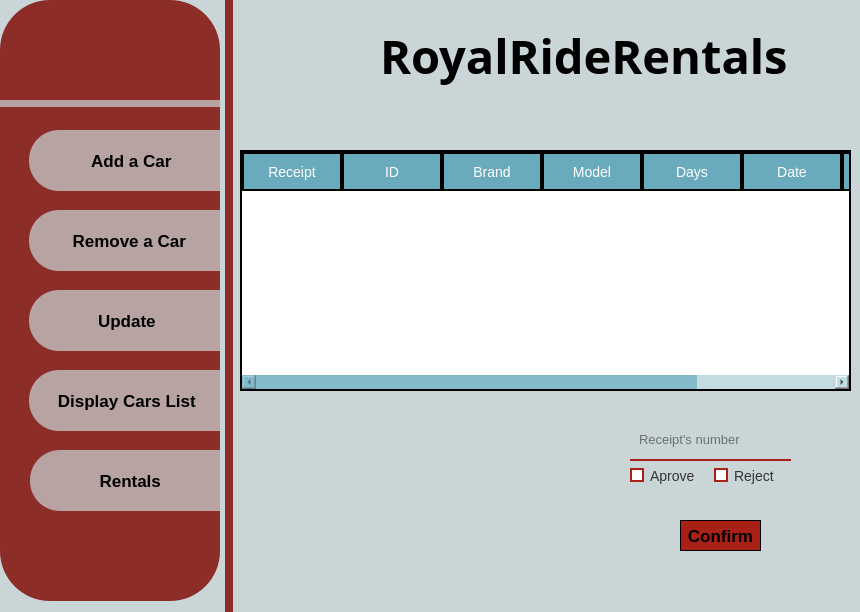
<?xml version="1.0" encoding="UTF-8"?>
<ui version="4.0">
 <class>Dialog</class>
 <widget class="QDialog" name="Dialog">
  <property name="geometry">
   <rect>
    <x>0</x>
    <y>0</y>
    <width>860</width>
    <height>612</height>
   </rect>
  </property>
  <property name="windowTitle">
   <string>Dialog</string>
  </property>
  <property name="styleSheet">
   <string notr="true"/>
  </property>
  <widget class="QLabel" name="label">
   <property name="geometry">
    <rect>
     <x>-40</x>
     <y>-10</y>
     <width>900</width>
     <height>631</height>
    </rect>
   </property>
   <property name="styleSheet">
    <string notr="true">background-color:rgb(202, 213, 215);</string>
   </property>
   <property name="text">
    <string/>
   </property>
  </widget>
  <widget class="QLabel" name="label_2">
   <property name="geometry">
    <rect>
     <x>0</x>
     <y>0</y>
     <width>220</width>
     <height>601</height>
    </rect>
   </property>
   <property name="styleSheet">
    <string notr="true">background-color:rgba(133, 26, 20,0.9);
border-top-left-radius :50px;
border-top-right-radius :50px;
border-bottom-left-radius :50px;
border-bottom-right-radius :50px;</string>
   </property>
   <property name="text">
    <string/>
   </property>
  </widget>
  <widget class="QLabel" name="label_3">
   <property name="geometry">
    <rect>
     <x>225</x>
     <y>-15</y>
     <width>8</width>
     <height>821</height>
    </rect>
   </property>
   <property name="styleSheet">
    <string notr="true">background-color:rgba(133, 26, 20,0.9);
border-top-left-radius :50px;
border-top-right-radius :50px;
border-bottom-left-radius :50px;
border-bottom-right-radius :50px;</string>
   </property>
   <property name="text">
    <string/>
   </property>
  </widget>
  <widget class="QLabel" name="label_4">
   <property name="geometry">
    <rect>
     <x>0</x>
     <y>100</y>
     <width>221</width>
     <height>7</height>
    </rect>
   </property>
   <property name="styleSheet">
    <string notr="true">background-color:rgba(202, 213, 215,0.7);</string>
   </property>
   <property name="text">
    <string/>
   </property>
  </widget>
  <widget class="QLabel" name="label_5">
   <property name="geometry">
    <rect>
     <x>60</x>
     <y>10</y>
     <width>81</width>
     <height>81</height>
    </rect>
   </property>
   <property name="styleSheet">
    <string notr="true">border-image:url(images/myicon.png);</string>
   </property>
   <property name="text">
    <string/>
   </property>
  </widget>
  <widget class="QLabel" name="label_6">
   <property name="geometry">
    <rect>
     <x>380</x>
     <y>20</y>
     <width>481</width>
     <height>71</height>
    </rect>
   </property>
   <property name="font">
    <font>
     <family>Upbolters New</family>
     <pointsize>35</pointsize>
     <bold>true</bold>
    </font>
   </property>
   <property name="text">
    <string>RoyalRideRentals</string>
   </property>
  </widget>
  <widget class="QPushButton" name="pushButton_rm">
   <property name="geometry">
    <rect>
     <x>29</x>
     <y>210</y>
     <width>191</width>
     <height>61</height>
    </rect>
   </property>
   <property name="font">
    <font>
     <pointsize>13</pointsize>
     <bold>true</bold>
    </font>
   </property>
   <property name="styleSheet">
    <string notr="true">QPushButton#pushButton_rm{
background-color:rgba(202, 213, 215,0.7);
border-bottom-left-radius:30px;
border-top-left-radius:30px;

}
QPushButton#pushButton_rm:hover{
	background-color: 	rgba(202, 213, 215,1);
}

QPushButton#pushButton_rm:pressed{
	padding-left:5px;
	padding-top:5px;
}


</string>
   </property>
   <property name="text">
    <string>  Remove a Car</string>
   </property>
   <property name="icon">
    <iconset>
     <normaloff>../../Downloads/bin.png</normaloff>../../Downloads/bin.png</iconset>
   </property>
   <property name="iconSize">
    <size>
     <width>30</width>
     <height>30</height>
    </size>
   </property>
  </widget>
  <widget class="QPushButton" name="pushButton_add">
   <property name="geometry">
    <rect>
     <x>29</x>
     <y>130</y>
     <width>191</width>
     <height>61</height>
    </rect>
   </property>
   <property name="font">
    <font>
     <pointsize>13</pointsize>
     <bold>true</bold>
    </font>
   </property>
   <property name="styleSheet">
    <string notr="true">QPushButton#pushButton_add{
background-color:rgba(202, 213, 215,0.7);
border-bottom-left-radius:30px;
border-top-left-radius:30px;

}
QPushButton#pushButton_add:hover{
	background-color: 	rgba(202, 213, 215,1);
}

QPushButton#pushButton_add:pressed{
	padding-left:5px;
	padding-top:5px;
}


</string>
   </property>
   <property name="text">
    <string>   Add a Car</string>
   </property>
   <property name="icon">
    <iconset>
     <normaloff>../../Downloads/sports-car.png</normaloff>../../Downloads/sports-car.png</iconset>
   </property>
   <property name="iconSize">
    <size>
     <width>30</width>
     <height>30</height>
    </size>
   </property>
  </widget>
  <widget class="QPushButton" name="pushButton_up">
   <property name="geometry">
    <rect>
     <x>29</x>
     <y>290</y>
     <width>191</width>
     <height>61</height>
    </rect>
   </property>
   <property name="font">
    <font>
     <pointsize>13</pointsize>
     <bold>true</bold>
    </font>
   </property>
   <property name="styleSheet">
    <string notr="true">QPushButton#pushButton_up{
background-color:rgba(202, 213, 215,0.7);
border-bottom-left-radius:30px;
border-top-left-radius:30px;

}
QPushButton#pushButton_up:hover{
	background-color: 	rgba(202, 213, 215,1);
}

QPushButton#pushButton_up:pressed{
	padding-left:5px;
	padding-top:5px;
}


</string>
   </property>
   <property name="text">
    <string>  Update </string>
   </property>
   <property name="icon">
    <iconset>
     <normaloff>../../Downloads/refresh.png</normaloff>../../Downloads/refresh.png</iconset>
   </property>
   <property name="iconSize">
    <size>
     <width>30</width>
     <height>30</height>
    </size>
   </property>
  </widget>
  <widget class="QPushButton" name="pushButton_di">
   <property name="geometry">
    <rect>
     <x>29</x>
     <y>370</y>
     <width>191</width>
     <height>61</height>
    </rect>
   </property>
   <property name="font">
    <font>
     <pointsize>13</pointsize>
     <bold>true</bold>
    </font>
   </property>
   <property name="styleSheet">
    <string notr="true">QPushButton#pushButton_di{
background-color:rgba(202, 213, 215,0.7);
border-bottom-left-radius:30px;
border-top-left-radius:30px;

}
QPushButton#pushButton_di:hover{
	background-color: 	rgba(202, 213, 215,1);
}

QPushButton#pushButton_di:pressed{
	padding-left:5px;
	padding-top:5px;
}


</string>
   </property>
   <property name="text">
    <string> Display Cars List</string>
   </property>
   <property name="icon">
    <iconset>
     <normaloff>../../Downloads/category.png</normaloff>../../Downloads/category.png</iconset>
   </property>
   <property name="iconSize">
    <size>
     <width>30</width>
     <height>30</height>
    </size>
   </property>
  </widget>
  <widget class="QStackedWidget" name="stackedWidget">
   <property name="geometry">
    <rect>
     <x>240</x>
     <y>110</y>
     <width>611</width>
     <height>471</height>
    </rect>
   </property>
   <property name="currentIndex">
    <number>4</number>
   </property>
   <widget class="QWidget" name="page">
    <widget class="QLineEdit" name="lineEdit">
     <property name="geometry">
      <rect>
       <x>140</x>
       <y>60</y>
       <width>291</width>
       <height>41</height>
      </rect>
     </property>
     <property name="font">
      <font>
       <pointsize>10</pointsize>
      </font>
     </property>
     <property name="styleSheet">
      <string notr="true">background-color:rgba(0,0,0,0);
border: none;
border-bottom:2px solid #A92016;
color:rgba(0,0,0,240);
padding:7px;</string>
     </property>
     <property name="placeholderText">
      <string>Brand</string>
     </property>
    </widget>
    <widget class="QLineEdit" name="lineEdit_2">
     <property name="geometry">
      <rect>
       <x>140</x>
       <y>180</y>
       <width>291</width>
       <height>41</height>
      </rect>
     </property>
     <property name="font">
      <font>
       <pointsize>10</pointsize>
      </font>
     </property>
     <property name="styleSheet">
      <string notr="true">background-color:rgba(0,0,0,0);
border: none;
border-bottom:2px solid #A92016;
color:rgba(0,0,0,240);
padding:7px;</string>
     </property>
     <property name="placeholderText">
      <string>Fuel type</string>
     </property>
    </widget>
    <widget class="QLineEdit" name="lineEdit_3">
     <property name="geometry">
      <rect>
       <x>140</x>
       <y>140</y>
       <width>291</width>
       <height>41</height>
      </rect>
     </property>
     <property name="font">
      <font>
       <pointsize>10</pointsize>
      </font>
     </property>
     <property name="styleSheet">
      <string notr="true">background-color:rgba(0,0,0,0);
border: none;
border-bottom:2px solid #A92016;
color:rgba(0,0,0,240);
padding:7px;</string>
     </property>
     <property name="text">
      <string/>
     </property>
     <property name="placeholderText">
      <string>Year of manifacture</string>
     </property>
    </widget>
    <widget class="QLineEdit" name="lineEdit_4">
     <property name="geometry">
      <rect>
       <x>140</x>
       <y>100</y>
       <width>291</width>
       <height>41</height>
      </rect>
     </property>
     <property name="font">
      <font>
       <pointsize>10</pointsize>
      </font>
     </property>
     <property name="styleSheet">
      <string notr="true">background-color:rgba(0,0,0,0);
border: none;
border-bottom:2px solid #A92016;
color:rgba(0,0,0,240);
padding:7px;</string>
     </property>
     <property name="text">
      <string/>
     </property>
     <property name="placeholderText">
      <string>Model</string>
     </property>
    </widget>
    <widget class="QLineEdit" name="lineEdit_5">
     <property name="geometry">
      <rect>
       <x>140</x>
       <y>220</y>
       <width>291</width>
       <height>41</height>
      </rect>
     </property>
     <property name="font">
      <font>
       <pointsize>10</pointsize>
      </font>
     </property>
     <property name="styleSheet">
      <string notr="true">background-color:rgba(0,0,0,0);
border: none;
border-bottom:2px solid #A92016;
color:rgba(0,0,0,240);
padding:7px;</string>
     </property>
     <property name="placeholderText">
      <string>Price</string>
     </property>
    </widget>
    <widget class="QPushButton" name="pushButton_addc">
     <property name="geometry">
      <rect>
       <x>310</x>
       <y>320</y>
       <width>121</width>
       <height>31</height>
      </rect>
     </property>
     <property name="font">
      <font>
       <pointsize>13</pointsize>
       <bold>true</bold>
      </font>
     </property>
     <property name="styleSheet">
      <string notr="true">QPushButton#pushButton_addc{
background-color:#A92016;
border-radius:15px;
 border: 1px solid black;

}
QPushButton#pushButton_addc:hover{
	background-color: #B1BABF;
}

QPushButton#pushButton_addc:pressed{
	padding-left:5px;
	padding-top:5px;
}


</string>
     </property>
     <property name="text">
      <string>   Confirm </string>
     </property>
     <property name="iconSize">
      <size>
       <width>30</width>
       <height>30</height>
      </size>
     </property>
    </widget>
    <widget class="QLabel" name="label_7">
     <property name="geometry">
      <rect>
       <x>150</x>
       <y>280</y>
       <width>81</width>
       <height>16</height>
      </rect>
     </property>
     <property name="styleSheet">
      <string notr="true">color :	#808080;</string>
     </property>
     <property name="text">
      <string>Transmission</string>
     </property>
    </widget>
    <widget class="QWidget" name="horizontalLayoutWidget">
     <property name="geometry">
      <rect>
       <x>230</x>
       <y>261</y>
       <width>171</width>
       <height>51</height>
      </rect>
     </property>
     <layout class="QHBoxLayout" name="horizontalLayout">
      <item>
       <widget class="QRadioButton" name="radioButton">
        <property name="styleSheet">
         <string notr="true">QRadioButton {
    color: #333; /* text color */
    font-size: 14px; /* font size */
}

QRadioButton::indicator {
    background-color: #fff; /* background color of the indicator */
    border-radius: 50%; /* make the indicator round */
    border: 2px solid #A92016; /* border color for unchecked radio button */
}

QRadioButton::indicator:unchecked {
    border-color: #A92016; /* border color for unchecked radio button */
}

QRadioButton::indicator:checked {
    background-color: #A92016; /* background color for checked radio button */
    border-color: #A92016; /* border color for checked radio button */
}
</string>
        </property>
        <property name="text">
         <string>Automatic</string>
        </property>
       </widget>
      </item>
      <item>
       <widget class="QRadioButton" name="radioButton_2">
        <property name="styleSheet">
         <string notr="true">QRadioButton {
    color: #333; /* text color */
    font-size: 14px; /* font size */
}

QRadioButton::indicator {
    background-color: #fff; /* background color of the indicator */
    border-radius: 50%; /* make the indicator round */
    border: 2px solid #A92016; /* border color for unchecked radio button */
}

QRadioButton::indicator:unchecked {
    border-color: #A92016; /* border color for unchecked radio button */
}

QRadioButton::indicator:checked {
    background-color: #A92016; /* background color for checked radio button */
    border-color: #A92016; /* border color for checked radio button */
}
</string>
        </property>
        <property name="text">
         <string>Manual</string>
        </property>
       </widget>
      </item>
     </layout>
    </widget>
    <widget class="QLabel" name="label002">
     <property name="geometry">
      <rect>
       <x>330</x>
       <y>300</y>
       <width>101</width>
       <height>20</height>
      </rect>
     </property>
     <property name="font">
      <font>
       <pointsize>7</pointsize>
       <bold>true</bold>
      </font>
     </property>
     <property name="styleSheet">
      <string notr="true">color: #AE1E1D;</string>
     </property>
     <property name="text">
      <string/>
     </property>
    </widget>
   </widget>
   <widget class="QWidget" name="page_2">
    <widget class="QLineEdit" name="lineEdit_6">
     <property name="geometry">
      <rect>
       <x>150</x>
       <y>140</y>
       <width>291</width>
       <height>41</height>
      </rect>
     </property>
     <property name="font">
      <font>
       <pointsize>10</pointsize>
      </font>
     </property>
     <property name="styleSheet">
      <string notr="true">background-color:rgba(0,0,0,0);
border: none;
border-bottom:2px solid #A92016;
color:rgba(0,0,0,240);
padding:7px;</string>
     </property>
     <property name="text">
      <string/>
     </property>
     <property name="placeholderText">
      <string>Car's ID</string>
     </property>
    </widget>
    <widget class="QPushButton" name="pushButton_r">
     <property name="geometry">
      <rect>
       <x>360</x>
       <y>220</y>
       <width>121</width>
       <height>31</height>
      </rect>
     </property>
     <property name="font">
      <font>
       <pointsize>13</pointsize>
       <bold>true</bold>
      </font>
     </property>
     <property name="styleSheet">
      <string notr="true">QPushButton#pushButton_r{
background-color:#A92016;
border-radius:15px;
 border: 1px solid black;

}
QPushButton#pushButton_r:hover{
	background-color: #B1BABF;
}

QPushButton#pushButton_rc:pressed{
	padding-left:5px;
	padding-top:5px;
}


</string>
     </property>
     <property name="text">
      <string>   Confirm </string>
     </property>
     <property name="iconSize">
      <size>
       <width>30</width>
       <height>30</height>
      </size>
     </property>
    </widget>
    <widget class="QLabel" name="label003">
     <property name="geometry">
      <rect>
       <x>250</x>
       <y>190</y>
       <width>191</width>
       <height>20</height>
      </rect>
     </property>
     <property name="font">
      <font>
       <pointsize>7</pointsize>
       <bold>true</bold>
      </font>
     </property>
     <property name="styleSheet">
      <string notr="true">color: #AE1E1D;</string>
     </property>
     <property name="text">
      <string/>
     </property>
    </widget>
   </widget>
   <widget class="QWidget" name="page_3">
    <widget class="QLineEdit" name="lineEdit_7">
     <property name="geometry">
      <rect>
       <x>160</x>
       <y>70</y>
       <width>161</width>
       <height>41</height>
      </rect>
     </property>
     <property name="font">
      <font>
       <pointsize>10</pointsize>
      </font>
     </property>
     <property name="styleSheet">
      <string notr="true">background-color:rgba(0,0,0,0);
border: none;
border-bottom:2px solid #A92016;
color:rgba(0,0,0,240);
padding:7px;</string>
     </property>
     <property name="placeholderText">
      <string>Car's ID</string>
     </property>
    </widget>
    <widget class="QLineEdit" name="lineEdit_8">
     <property name="geometry">
      <rect>
       <x>160</x>
       <y>110</y>
       <width>291</width>
       <height>41</height>
      </rect>
     </property>
     <property name="font">
      <font>
       <pointsize>10</pointsize>
      </font>
     </property>
     <property name="styleSheet">
      <string notr="true">background-color:rgba(0,0,0,0);
border: none;
border-bottom:2px solid #A92016;
color:rgba(0,0,0,240);
padding:7px;</string>
     </property>
     <property name="placeholderText">
      <string>Brand</string>
     </property>
    </widget>
    <widget class="QLineEdit" name="lineEdit_9">
     <property name="geometry">
      <rect>
       <x>160</x>
       <y>190</y>
       <width>291</width>
       <height>41</height>
      </rect>
     </property>
     <property name="font">
      <font>
       <pointsize>10</pointsize>
      </font>
     </property>
     <property name="styleSheet">
      <string notr="true">background-color:rgba(0,0,0,0);
border: none;
border-bottom:2px solid #A92016;
color:rgba(0,0,0,240);
padding:7px;</string>
     </property>
     <property name="placeholderText">
      <string>Year of manifacture</string>
     </property>
    </widget>
    <widget class="QLineEdit" name="lineEdit_10">
     <property name="geometry">
      <rect>
       <x>160</x>
       <y>150</y>
       <width>291</width>
       <height>41</height>
      </rect>
     </property>
     <property name="font">
      <font>
       <pointsize>10</pointsize>
      </font>
     </property>
     <property name="styleSheet">
      <string notr="true">background-color:rgba(0,0,0,0);
border: none;
border-bottom:2px solid #A92016;
color:rgba(0,0,0,240);
padding:7px;</string>
     </property>
     <property name="placeholderText">
      <string>Model</string>
     </property>
    </widget>
    <widget class="QLineEdit" name="lineEdit_11">
     <property name="geometry">
      <rect>
       <x>160</x>
       <y>230</y>
       <width>291</width>
       <height>41</height>
      </rect>
     </property>
     <property name="font">
      <font>
       <pointsize>10</pointsize>
      </font>
     </property>
     <property name="styleSheet">
      <string notr="true">background-color:rgba(0,0,0,0);
border: none;
border-bottom:2px solid #A92016;
color:rgba(0,0,0,240);
padding:7px;</string>
     </property>
     <property name="placeholderText">
      <string>Fuel type</string>
     </property>
    </widget>
    <widget class="QLineEdit" name="lineEdit_12">
     <property name="geometry">
      <rect>
       <x>160</x>
       <y>270</y>
       <width>291</width>
       <height>41</height>
      </rect>
     </property>
     <property name="font">
      <font>
       <pointsize>10</pointsize>
      </font>
     </property>
     <property name="styleSheet">
      <string notr="true">background-color:rgba(0,0,0,0);
border: none;
border-bottom:2px solid #A92016;
color:rgba(0,0,0,240);
padding:7px;</string>
     </property>
     <property name="placeholderText">
      <string>Price</string>
     </property>
    </widget>
    <widget class="QPushButton" name="pushButton_u">
     <property name="geometry">
      <rect>
       <x>340</x>
       <y>370</y>
       <width>121</width>
       <height>31</height>
      </rect>
     </property>
     <property name="font">
      <font>
       <pointsize>13</pointsize>
       <bold>true</bold>
      </font>
     </property>
     <property name="styleSheet">
      <string notr="true">QPushButton#pushButton_u{
background-color:#A92016;
border-radius:15px;
 border: 1px solid black;

}
QPushButton#pushButton_u:hover{
	background-color: #B1BABF;
}

QPushButton#pushButton_u:pressed{
	padding-left:5px;
	padding-top:5px;
}


</string>
     </property>
     <property name="text">
      <string>   Confirm </string>
     </property>
     <property name="iconSize">
      <size>
       <width>30</width>
       <height>30</height>
      </size>
     </property>
    </widget>
    <widget class="QPushButton" name="pushButton_p">
     <property name="geometry">
      <rect>
       <x>340</x>
       <y>80</y>
       <width>71</width>
       <height>31</height>
      </rect>
     </property>
     <property name="font">
      <font>
       <pointsize>13</pointsize>
       <bold>true</bold>
      </font>
     </property>
     <property name="styleSheet">
      <string notr="true">QPushButton#pushButton_p{
background-color:#A92016;

 border: 1px solid black;

}

QPushButton#pushButton_p:pressed{
	padding-left:5px;
	padding-top:5px;
}


</string>
     </property>
     <property name="text">
      <string> Search </string>
     </property>
     <property name="iconSize">
      <size>
       <width>30</width>
       <height>30</height>
      </size>
     </property>
    </widget>
    <widget class="QWidget" name="horizontalLayoutWidget_2">
     <property name="geometry">
      <rect>
       <x>270</x>
       <y>310</y>
       <width>191</width>
       <height>51</height>
      </rect>
     </property>
     <layout class="QHBoxLayout" name="horizontalLayout_2">
      <item>
       <widget class="QRadioButton" name="radioButton_3">
        <property name="styleSheet">
         <string notr="true">QRadioButton {
    color: #333; /* text color */
    font-size: 14px; /* font size */
}

QRadioButton::indicator {
    background-color: #fff; /* background color of the indicator */
    border-radius: 50%; /* make the indicator round */
    border: 2px solid #A92016; /* border color for unchecked radio button */
}

QRadioButton::indicator:unchecked {
    border-color: #A92016; /* border color for unchecked radio button */
}

QRadioButton::indicator:checked {
    background-color: #A92016; /* background color for checked radio button */
    border-color: #A92016; /* border color for checked radio button */
}
</string>
        </property>
        <property name="text">
         <string>Automatic</string>
        </property>
       </widget>
      </item>
      <item>
       <widget class="QRadioButton" name="radioButton_4">
        <property name="styleSheet">
         <string notr="true">QRadioButton {
    color: #333; /* text color */
    font-size: 14px; /* font size */
}

QRadioButton::indicator {
    background-color: #fff; /* background color of the indicator */
    border-radius: 50%; /* make the indicator round */
    border: 2px solid #A92016; /* border color for unchecked radio button */
}

QRadioButton::indicator:unchecked {
    border-color: #A92016; /* border color for unchecked radio button */
}

QRadioButton::indicator:checked {
    background-color: #A92016; /* background color for checked radio button */
    border-color: #A92016; /* border color for checked radio button */
}
</string>
        </property>
        <property name="text">
         <string>Manual</string>
        </property>
       </widget>
      </item>
     </layout>
    </widget>
    <widget class="QLabel" name="label_8">
     <property name="geometry">
      <rect>
       <x>170</x>
       <y>330</y>
       <width>81</width>
       <height>16</height>
      </rect>
     </property>
     <property name="styleSheet">
      <string notr="true">color :	#808080;</string>
     </property>
     <property name="text">
      <string>Transmission</string>
     </property>
    </widget>
   </widget>
   <widget class="QWidget" name="page_4">
    <widget class="QTableWidget" name="tableWidget">
     <property name="geometry">
      <rect>
       <x>10</x>
       <y>50</y>
       <width>591</width>
       <height>391</height>
      </rect>
     </property>
     <property name="styleSheet">
      <string notr="true">QTableView {
    color: black;
    gridline-color: black;
    border-color: rgb(242, 128, 133);
 selection-background-color: rgba(242, 128, 133,0.6);
    font: 10px;
    text-align: center;
 border: 2px solid;

    font-weight: bold;
}
QHeaderView::section {
    background-color: rgba(71, 153, 176,0.8);
    color: white;
    height: 35px;
 border: 2px solid;
    font: 14px;
}
QTableWidget::item {
    text-align: center;
    color: black;
    font-weight: bold;
}



QTableView::item:focus{
    border: 2px solid rgb(242, 128, 133);
    background-color: rgba(255, 254, 229,0.4);
}
QScrollBar:vertical {
    background: rgb(188, 224, 235);
}
 QScrollBar::handle:vertical {
    background: rgba(71, 153, 176,0.5);
 }
QScrollBar:horizontal {
    background: rgba(188, 224, 235,0.5);
}
 QScrollBar::handle:horizontal {
    background: rgba(71, 153, 176,0.5);
 }





</string>
     </property>
     <column>
      <property name="text">
       <string>ID</string>
      </property>
     </column>
     <column>
      <property name="text">
       <string>Brand</string>
      </property>
     </column>
     <column>
      <property name="text">
       <string>Model</string>
      </property>
     </column>
     <column>
      <property name="text">
       <string>Year</string>
      </property>
     </column>
     <column>
      <property name="text">
       <string>Fuel</string>
      </property>
     </column>
     <column>
      <property name="text">
       <string>Price</string>
      </property>
     </column>
     <column>
      <property name="text">
       <string>Availability</string>
      </property>
     </column>
     <column>
      <property name="text">
       <string>Transmission</string>
      </property>
     </column>
     <column>
      <property name="text">
       <string>Image</string>
      </property>
     </column>
    </widget>
   </widget>
   <widget class="QWidget" name="page_5">
    <widget class="QTableWidget" name="tableWidget_tr">
     <property name="geometry">
      <rect>
       <x>0</x>
       <y>40</y>
       <width>611</width>
       <height>241</height>
      </rect>
     </property>
     <property name="styleSheet">
      <string notr="true">QTableView {
    color: black;
    gridline-color: black;
    border-color: rgb(242, 128, 133);
 selection-background-color: rgba(242, 128, 133,0.6);
    font: 10px;
    text-align: center;
 border: 2px solid;

    font-weight: bold;
}
QHeaderView::section {
    background-color: rgba(71, 153, 176,0.8);
    color: white;
    height: 35px;
 border: 2px solid;
    font: 14px;
}
QTableWidget::item {
    text-align: center;
    color: black;
    font-weight: bold;
}



QTableView::item:focus{
    border: 2px solid rgb(242, 128, 133);
    background-color: rgba(255, 254, 229,0.4);
}
QScrollBar:vertical {
    background: rgb(188, 224, 235);
}
 QScrollBar::handle:vertical {
    background: rgba(71, 153, 176,0.5);
 }
QScrollBar:horizontal {
    background: rgba(188, 224, 235,0.5);
}
 QScrollBar::handle:horizontal {
    background: rgba(71, 153, 176,0.5);
 }





</string>
     </property>
     <column>
      <property name="text">
       <string>Receipt</string>
      </property>
     </column>
     <column>
      <property name="text">
       <string>ID</string>
      </property>
     </column>
     <column>
      <property name="text">
       <string>Brand</string>
      </property>
     </column>
     <column>
      <property name="text">
       <string>Model</string>
      </property>
     </column>
     <column>
      <property name="text">
       <string>Days</string>
      </property>
     </column>
     <column>
      <property name="text">
       <string>Date</string>
      </property>
     </column>
     <column>
      <property name="text">
       <string>Price</string>
      </property>
     </column>
     <column>
      <property name="text">
       <string>Status</string>
      </property>
     </column>
    </widget>
    <widget class="QLineEdit" name="lineEdit_tr">
     <property name="geometry">
      <rect>
       <x>390</x>
       <y>310</y>
       <width>161</width>
       <height>41</height>
      </rect>
     </property>
     <property name="font">
      <font>
       <pointsize>10</pointsize>
      </font>
     </property>
     <property name="styleSheet">
      <string notr="true">background-color:rgba(0,0,0,0);
border: none;
border-bottom:2px solid #A92016;
color:rgba(0,0,0,240);
padding:7px;</string>
     </property>
     <property name="placeholderText">
      <string>Receipt's number</string>
     </property>
    </widget>
    <widget class="QWidget" name="horizontalLayoutWidget_3">
     <property name="geometry">
      <rect>
       <x>390</x>
       <y>350</y>
       <width>161</width>
       <height>31</height>
      </rect>
     </property>
     <layout class="QHBoxLayout" name="horizontalLayout_3">
      <item>
       <widget class="QRadioButton" name="radioButton_tr1">
        <property name="styleSheet">
         <string notr="true">QRadioButton {
    color: #333; /* text color */
    font-size: 14px; /* font size */
}

QRadioButton::indicator {
    background-color: #fff; /* background color of the indicator */
    border-radius: 50%; /* make the indicator round */
    border: 2px solid #A92016; /* border color for unchecked radio button */
}

QRadioButton::indicator:unchecked {
    border-color: #A92016; /* border color for unchecked radio button */
}

QRadioButton::indicator:checked {
    background-color: #A92016; /* background color for checked radio button */
    border-color: #A92016; /* border color for checked radio button */
}
</string>
        </property>
        <property name="text">
         <string>Aprove</string>
        </property>
       </widget>
      </item>
      <item>
       <widget class="QRadioButton" name="radioButton_tr2">
        <property name="styleSheet">
         <string notr="true">QRadioButton {
    color: #333; /* text color */
    font-size: 14px; /* font size */
}

QRadioButton::indicator {
    background-color: #fff; /* background color of the indicator */
    border-radius: 50%; /* make the indicator round */
    border: 2px solid #A92016; /* border color for unchecked radio button */
}

QRadioButton::indicator:unchecked {
    border-color: #A92016; /* border color for unchecked radio button */
}

QRadioButton::indicator:checked {
    background-color: #A92016; /* background color for checked radio button */
    border-color: #A92016; /* border color for checked radio button */
}
</string>
        </property>
        <property name="text">
         <string>Reject</string>
        </property>
       </widget>
      </item>
     </layout>
    </widget>
    <widget class="QPushButton" name="pushButton_tra">
     <property name="geometry">
      <rect>
       <x>440</x>
       <y>410</y>
       <width>81</width>
       <height>31</height>
      </rect>
     </property>
     <property name="font">
      <font>
       <pointsize>13</pointsize>
       <bold>true</bold>
      </font>
     </property>
     <property name="styleSheet">
      <string notr="true">QPushButton#pushButton_tra{
background-color:#A92016;

 border: 1px solid black;

}

QPushButton#pushButton_tra:pressed{
	padding-left:5px;
	padding-top:5px;
}


</string>
     </property>
     <property name="text">
      <string> Confirm </string>
     </property>
     <property name="iconSize">
      <size>
       <width>30</width>
       <height>30</height>
      </size>
     </property>
    </widget>
    <widget class="QLabel" name="label_err">
     <property name="geometry">
      <rect>
       <x>420</x>
       <y>380</y>
       <width>191</width>
       <height>20</height>
      </rect>
     </property>
     <property name="font">
      <font>
       <pointsize>7</pointsize>
       <bold>true</bold>
      </font>
     </property>
     <property name="styleSheet">
      <string notr="true">color: #AE1E1D;</string>
     </property>
     <property name="text">
      <string/>
     </property>
    </widget>
   </widget>
  </widget>
  <widget class="QPushButton" name="pushButton_tr">
   <property name="geometry">
    <rect>
     <x>30</x>
     <y>450</y>
     <width>191</width>
     <height>61</height>
    </rect>
   </property>
   <property name="font">
    <font>
     <pointsize>13</pointsize>
     <bold>true</bold>
    </font>
   </property>
   <property name="styleSheet">
    <string notr="true">QPushButton#pushButton_tr{
background-color:rgba(202, 213, 215,0.7);
border-bottom-left-radius:30px;
border-top-left-radius:30px;

}
QPushButton#pushButton_tr:hover{
	background-color: 	rgba(202, 213, 215,1);
}

QPushButton#pushButton_tr:pressed{
	padding-left:5px;
	padding-top:5px;
}


</string>
   </property>
   <property name="text">
    <string>  Rentals</string>
   </property>
   <property name="icon">
    <iconset>
     <normaloff>../../Downloads/icons8-purchase-order-64.png</normaloff>../../Downloads/icons8-purchase-order-64.png</iconset>
   </property>
   <property name="iconSize">
    <size>
     <width>35</width>
     <height>35</height>
    </size>
   </property>
  </widget>
 </widget>
 <resources>
  <include location="images/images.qrc"/>
 </resources>
 <connections/>
</ui>
